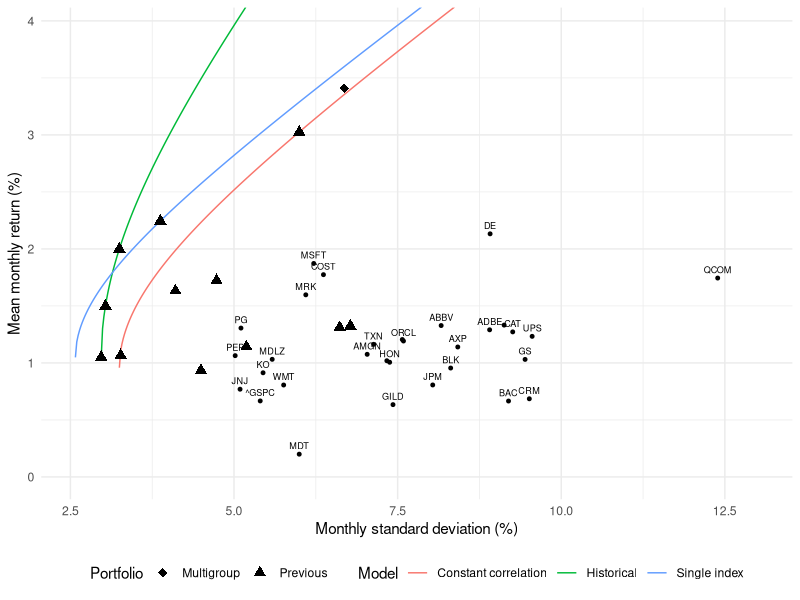
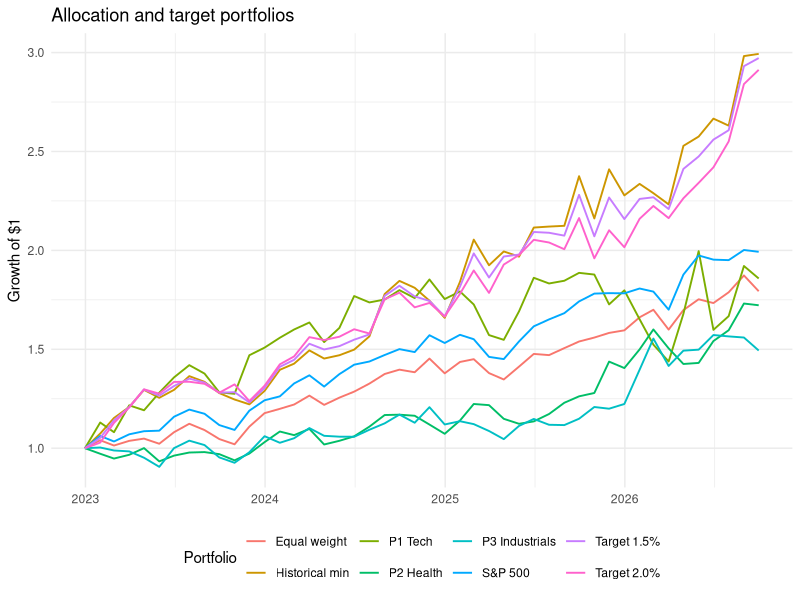
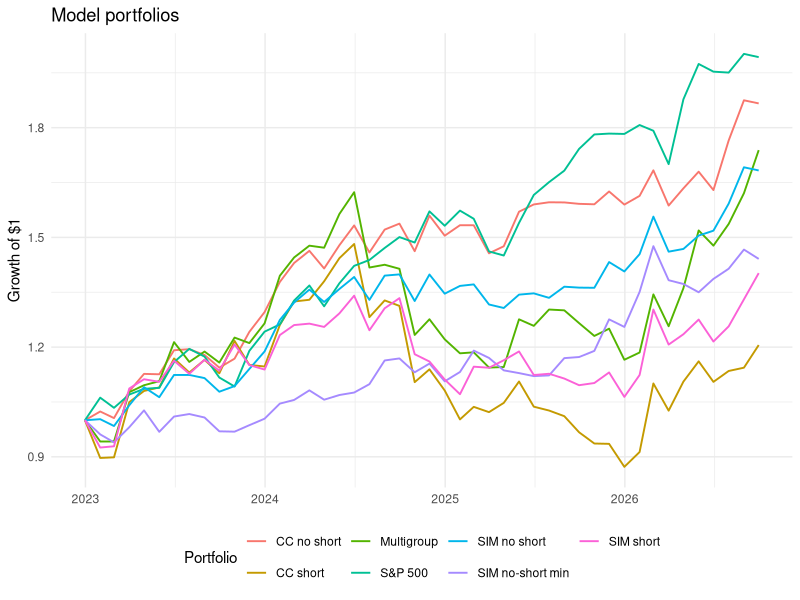
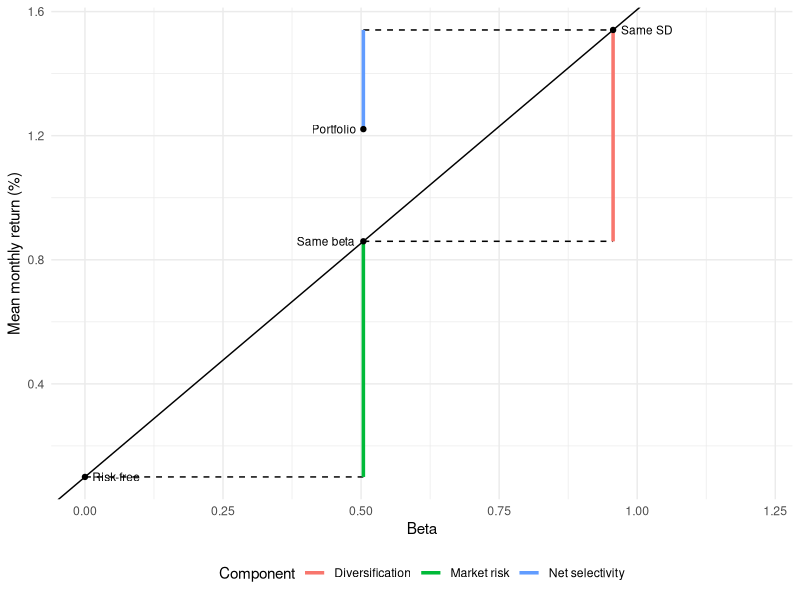

Generate these figures, in order, with R:
## ---- chunk 1
knitr::opts_chunk$set(echo = TRUE, warning = FALSE, message = FALSE,
                      fig.width = 7, fig.height = 4.5)
library(ggplot2)
library(knitr)
## ---- chunk 2
a <- read.csv("../../data/stockData.csv", check.names = FALSE)
a$Date <- as.Date(a$Date)
tickers <- setdiff(names(a), "Date")
stocks <- setdiff(tickers, "^GSPC")
prices <- as.matrix(a[, tickers])
r <- prices[-1, ] / prices[-nrow(prices), ] - 1
dates <- a$Date[-1]
train <- r[dates < as.Date("2023-01-01"), stocks]
market <- r[dates < as.Date("2023-01-01"), "^GSPC"]
mu <- colMeans(train)
Sigma <- cov(train)
s <- sqrt(diag(Sigma))
Rf <- 0.001

groups <- c("Technology", "Healthcare", "Financials",
            "Industrials", "Consumer staples")
group <- rep(groups, each = 6)
stock_cor <- cor(train)
rho_group <- matrix(0, 5, 5, dimnames = list(groups, groups))
for (g in groups) {
  for (h in groups) {
    block <- stock_cor[group == g, group == h]
    rho_group[g, h] <- if (g == h) {
      mean(block[upper.tri(block)])
    } else {
      mean(block)
    }
  }
}
group_cor <- rho_group[group, group]
diag(group_cor) <- 1
Sigma_group <- group_cor * outer(s, s)

tangency <- function(S) {
  z <- solve(S, mu - Rf)
  z / sum(z)
}
risk <- function(W, S) sqrt(colSums(W * (S %*% W)))
w_group <- tangency(Sigma_group)
kable(rho_group, digits = 4)
kable(data.frame(Stock = stocks, Group = group, Weight = w_group),
      digits = 6, row.names = FALSE)
kable(data.frame(Mean = sum(w_group * mu),
                 SD = risk(w_group, Sigma_group)), digits = 6)
## ---- chunk 3
# Historical covariance portfolios from Projects 1 and 2.
one <- rep(1, length(stocks))
u <- solve(Sigma, mu)
v <- solve(Sigma, one)
A <- sum(u)
B <- sum(mu * u)
C <- sum(v)
D <- B * C - A^2
target <- function(E) ((C * E - A) * u + (B - A * E) * v) / D

W_hist <- cbind("Equal weight" = one / sum(one),
                "Historical min" = v / C,
                "Target 1.5%" = target(0.015),
                "Target 2.0%" = target(0.020),
                "P1 Tech" = (group == "Technology") / 6,
                "P2 Health" = (group == "Healthcare") / 6,
                "P3 Industrials" = (group == "Industrials") / 6)

# Single-index and constant-correlation portfolios from Projects 5 and 6.
fit <- lm(train ~ market)
beta <- coef(fit)[2, ]
residual_var <- colSums(residuals(fit)^2) / df.residual(fit)
market_var <- var(market)
Sigma_sim <- market_var * outer(beta, beta) + diag(residual_var)
rho <- mean(stock_cor[upper.tri(stock_cor)])
cc_residual <- (1 - rho) * s^2
Sigma_cc <- rho * outer(s, s) + diag(cc_residual)

long_only <- function(excess, loading, residual, factor_var) {
  ratio <- excess / loading
  o <- order(-ratio)
  Ci <- factor_var * cumsum(excess[o] * loading[o] / residual[o]) /
    (1 + factor_var * cumsum(loading[o]^2 / residual[o]))
  z <- loading / residual * pmax(ratio - max(Ci), 0)
  z / sum(z)
}
W_sim <- cbind("SIM short" = tangency(Sigma_sim),
               "SIM no short" = long_only(mu - Rf, beta, residual_var,
                                          market_var),
               "SIM no-short min" = long_only(one, beta, residual_var,
                                              market_var))
W_cc <- cbind("CC short" = tangency(Sigma_cc),
              "CC no short" = long_only(mu - Rf, s, cc_residual, rho))
W <- cbind(W_hist, W_sim, W_cc, Multigroup = w_group)
## ---- chunk 4
assets <- data.frame(Stock = c(stocks, "^GSPC"),
                     Mean = c(mu, mean(market)), SD = c(s, sd(market)))
portfolios <- data.frame(
  Mean = drop(crossprod(W, mu)),
  SD = c(risk(W_hist, Sigma), risk(W_sim, Sigma_sim),
         risk(W_cc, Sigma_cc), risk(w_group, Sigma_group)),
  Portfolio = ifelse(colnames(W) == "Multigroup", "Multigroup", "Previous")
)

frontier <- function(S, model) {
  x <- solve(S, mu)
  y <- solve(S, one)
  a <- sum(x)
  b <- sum(mu * x)
  c <- sum(y)
  d <- b * c - a^2
  sd <- seq(sqrt(1 / c), 1.05 * max(assets$SD), length.out = 500)
  data.frame(Mean = a / c + sqrt(d / c * pmax(sd^2 - 1 / c, 0)),
             SD = sd, Model = model)
}
curves <- rbind(frontier(Sigma, "Historical"),
                frontier(Sigma_sim, "Single index"),
                frontier(Sigma_cc, "Constant correlation"))
ggplot(assets, aes(x = 100 * SD, y = 100 * Mean)) +
  geom_line(data = curves, aes(color = Model)) +
  geom_point(size = 1) +
  geom_text(aes(label = Stock), size = 2.3, vjust = -0.7,
            check_overlap = TRUE) +
  geom_point(data = portfolios, aes(shape = Portfolio), size = 2.8) +
  scale_shape_manual(values = c(Multigroup = 18, Previous = 17)) +
  coord_cartesian(ylim = c(0, 115 * max(assets$Mean, portfolios$Mean))) +
  labs(x = "Monthly standard deviation (%)", y = "Mean monthly return (%)") +
  theme_minimal() +
  theme(legend.position = "bottom")
## ---- chunk 5
test <- dates >= as.Date("2023-01-01") & dates <= as.Date("2026-09-30")
market_test <- r[test, "^GSPC"]
returns <- cbind(r[test, stocks] %*% W, "S&P 500" = market_test)
wealth <- rbind(1, apply(1 + returns, 2, cumprod))
plot_dates <- c(as.Date("2022-12-31"),
                seq(as.Date("2023-02-01"), as.Date("2026-10-01"),
                    by = "month") - 1)

growth_plot <- function(names, title) {
  df <- data.frame(Date = rep(plot_dates, length(names)),
                   Wealth = as.vector(wealth[, names]),
                   Portfolio = rep(names, each = nrow(wealth)))
  ggplot(df, aes(Date, Wealth, color = Portfolio)) +
    geom_line(linewidth = 0.65) +
    labs(title = title, x = NULL, y = "Growth of $1") +
    theme_minimal() +
    theme(legend.position = "bottom") +
    guides(color = guide_legend(nrow = 2))
}
growth_plot(c(colnames(W_hist), "S&P 500"), "Allocation and target portfolios")
growth_plot(c(colnames(W_sim), colnames(W_cc), "Multigroup", "S&P 500"),
            "Model portfolios")
## ---- chunk 6
geo <- wealth[nrow(wealth), ]^(1 / nrow(returns)) - 1
kable(data.frame(Portfolio = colnames(returns),
                 Monthly_growth_pct = 100 * geo),
      digits = 4, row.names = FALSE)
## ---- chunk 7
mean_test <- colMeans(returns)
sd_test <- apply(returns, 2, sd)
beta_test <- drop(cov(returns, market_test)) / var(market_test)
premium <- mean(market_test) - Rf
excess <- mean_test - Rf

sharpe <- excess / sd_test
# Compare with the market scaled to the portfolio's total risk.
differential <- excess - (sd_test / sd(market_test)) * premium
treynor <- excess / beta_test
jensen <- excess - beta_test * premium

kable(data.frame(Portfolio = colnames(returns), Sharpe = sharpe,
                 Differential_pct = 100 * differential,
                 Treynor_pct = 100 * treynor, Jensen_pct = 100 * jensen),
      digits = 4, row.names = FALSE)
## ---- chunk 8
p <- "SIM no short"
beta_p <- beta_test[p]
beta_sd <- sd_test[p] / sd(market_test)
mean_p <- mean_test[p]
mean_beta <- Rf + beta_p * premium
mean_sd <- Rf + beta_sd * premium

kable(data.frame(
  Component = c("Market risk", "Diversification", "Net selectivity",
                "Total excess return"),
  Monthly_pct = 100 * c(mean_beta - Rf, mean_sd - mean_beta,
                        mean_p - mean_sd, mean_p - Rf)
), digits = 4, row.names = FALSE)

points <- data.frame(Beta = c(0, beta_p, beta_p, beta_sd),
                     Return = c(Rf, mean_p, mean_beta, mean_sd),
                     Label = c("Risk-free", "Portfolio", "Same beta", "Same SD"))
gaps <- data.frame(Beta = c(beta_p, beta_sd, beta_p),
                   Start = c(Rf, mean_beta, mean_sd),
                   End = c(mean_beta, mean_sd, mean_p),
                   Component = c("Market risk", "Diversification",
                                 "Net selectivity"))

ggplot(points, aes(Beta, 100 * Return)) +
  geom_abline(intercept = 100 * Rf, slope = 100 * premium) +
  annotate("segment", x = 0, xend = beta_p,
           y = 100 * Rf, yend = 100 * Rf, linetype = "dashed") +
  annotate("segment", x = beta_p, xend = beta_sd,
           y = 100 * mean_beta, yend = 100 * mean_beta, linetype = "dashed") +
  annotate("segment", x = beta_p, xend = beta_sd,
           y = 100 * mean_sd, yend = 100 * mean_sd, linetype = "dashed") +
  geom_segment(data = gaps,
               aes(x = Beta, xend = Beta, y = 100 * Start, yend = 100 * End,
                   color = Component), linewidth = 1.2, inherit.aes = FALSE) +
  geom_point() +
  geom_text(aes(label = Label), hjust = c(-0.15, 1.15, 1.15, -0.15),
            size = 3) +
  xlim(0, max(1, beta_sd) + 0.22) +
  labs(x = "Beta", y = "Mean monthly return (%)") +
  theme_minimal() +
  theme(legend.position = "bottom")
